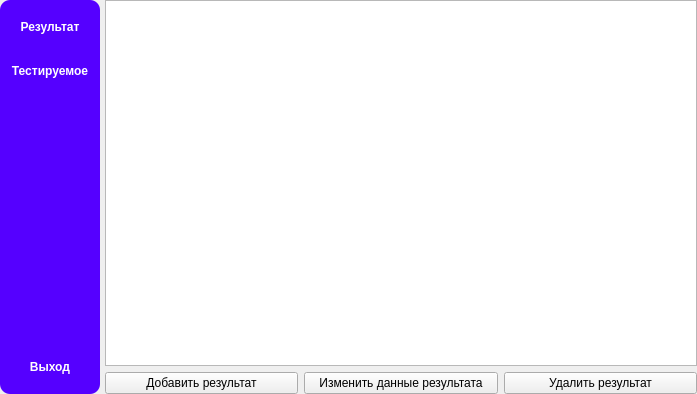
<?xml version="1.0" encoding="UTF-8"?>
<ui version="4.0">
 <class>AdminWindow</class>
 <widget class="QDialog" name="AdminWindow">
  <property name="geometry">
   <rect>
    <x>0</x>
    <y>0</y>
    <width>697</width>
    <height>394</height>
   </rect>
  </property>
  <property name="windowTitle">
   <string>Dialog</string>
  </property>
  <layout class="QHBoxLayout" name="horizontalLayout_2">
   <property name="spacing">
    <number>5</number>
   </property>
   <property name="leftMargin">
    <number>0</number>
   </property>
   <property name="topMargin">
    <number>0</number>
   </property>
   <property name="rightMargin">
    <number>0</number>
   </property>
   <property name="bottomMargin">
    <number>0</number>
   </property>
   <item>
    <widget class="QWidget" name="widget" native="true">
     <property name="minimumSize">
      <size>
       <width>100</width>
       <height>0</height>
      </size>
     </property>
     <property name="styleSheet">
      <string notr="true">background-color: rgb(85, 0, 255);
border-radius: 10px;</string>
     </property>
     <layout class="QVBoxLayout" name="verticalLayout_2">
      <property name="spacing">
       <number>30</number>
      </property>
      <property name="leftMargin">
       <number>0</number>
      </property>
      <property name="topMargin">
       <number>0</number>
      </property>
      <property name="rightMargin">
       <number>0</number>
      </property>
      <property name="bottomMargin">
       <number>0</number>
      </property>
      <item>
       <spacer name="verticalSpacer_2">
        <property name="orientation">
         <enum>Qt::Vertical</enum>
        </property>
        <property name="sizeType">
         <enum>QSizePolicy::Fixed</enum>
        </property>
        <property name="sizeHint" stdset="0">
         <size>
          <width>20</width>
          <height>20</height>
         </size>
        </property>
       </spacer>
      </item>
      <item>
       <widget class="QPushButton" name="pushButtonResult">
        <property name="styleSheet">
         <string notr="true">QPushButton
{
	font-weight: bold;
	color: white;
}
QPushButton:hover
{
	color: gray;
}</string>
        </property>
        <property name="text">
         <string>Результат</string>
        </property>
       </widget>
      </item>
      <item>
       <widget class="QPushButton" name="pushButtonTest">
        <property name="styleSheet">
         <string notr="true">QPushButton
{
	font-weight: bold;
	color: white;
}
QPushButton:hover
{
	color: gray;
}</string>
        </property>
        <property name="text">
         <string>Тестируемое</string>
        </property>
       </widget>
      </item>
      <item>
       <spacer name="verticalSpacer">
        <property name="orientation">
         <enum>Qt::Vertical</enum>
        </property>
        <property name="sizeHint" stdset="0">
         <size>
          <width>20</width>
          <height>40</height>
         </size>
        </property>
       </spacer>
      </item>
      <item>
       <widget class="QPushButton" name="pushButtonExit">
        <property name="styleSheet">
         <string notr="true">QPushButton
{
	font-weight: bold;
	color: white;
}
QPushButton:hover
{
	color: gray;
}</string>
        </property>
        <property name="text">
         <string>Выход</string>
        </property>
       </widget>
      </item>
      <item>
       <spacer name="verticalSpacer_3">
        <property name="orientation">
         <enum>Qt::Vertical</enum>
        </property>
        <property name="sizeType">
         <enum>QSizePolicy::Fixed</enum>
        </property>
        <property name="sizeHint" stdset="0">
         <size>
          <width>20</width>
          <height>20</height>
         </size>
        </property>
       </spacer>
      </item>
     </layout>
    </widget>
   </item>
   <item>
    <widget class="QStackedWidget" name="stackedWidget">
     <property name="currentIndex">
      <number>1</number>
     </property>
     <widget class="QWidget" name="page_test">
      <layout class="QVBoxLayout" name="verticalLayout">
       <property name="leftMargin">
        <number>0</number>
       </property>
       <property name="topMargin">
        <number>0</number>
       </property>
       <property name="rightMargin">
        <number>0</number>
       </property>
       <property name="bottomMargin">
        <number>0</number>
       </property>
       <item>
        <widget class="QTableWidget" name="tableWidgetUsers">
         <attribute name="horizontalHeaderCascadingSectionResizes">
          <bool>true</bool>
         </attribute>
         <attribute name="horizontalHeaderMinimumSectionSize">
          <number>125</number>
         </attribute>
         <attribute name="horizontalHeaderShowSortIndicator" stdset="0">
          <bool>false</bool>
         </attribute>
         <attribute name="horizontalHeaderStretchLastSection">
          <bool>true</bool>
         </attribute>
        </widget>
       </item>
       <item>
        <layout class="QHBoxLayout" name="horizontalLayout">
         <item>
          <widget class="QPushButton" name="pushButtonAddUser">
           <property name="text">
            <string>Добавить пользователя</string>
           </property>
          </widget>
         </item>
         <item>
          <widget class="QPushButton" name="pushButtonEditUser">
           <property name="text">
            <string>Изменить данные пользователя</string>
           </property>
          </widget>
         </item>
         <item>
          <widget class="QPushButton" name="pushButtonDeleteUser">
           <property name="text">
            <string>Удалить пользователя</string>
           </property>
          </widget>
         </item>
        </layout>
       </item>
      </layout>
     </widget>
     <widget class="QWidget" name="page_result">
      <layout class="QVBoxLayout" name="verticalLayout_3">
       <property name="leftMargin">
        <number>0</number>
       </property>
       <property name="topMargin">
        <number>0</number>
       </property>
       <property name="rightMargin">
        <number>0</number>
       </property>
       <property name="bottomMargin">
        <number>0</number>
       </property>
       <item>
        <widget class="QTableWidget" name="tableWidgetResults">
         <property name="horizontalScrollBarPolicy">
          <enum>Qt::ScrollBarAsNeeded</enum>
         </property>
         <attribute name="horizontalHeaderCascadingSectionResizes">
          <bool>true</bool>
         </attribute>
         <attribute name="horizontalHeaderMinimumSectionSize">
          <number>125</number>
         </attribute>
         <attribute name="horizontalHeaderShowSortIndicator" stdset="0">
          <bool>false</bool>
         </attribute>
         <attribute name="horizontalHeaderStretchLastSection">
          <bool>true</bool>
         </attribute>
        </widget>
       </item>
       <item>
        <layout class="QHBoxLayout" name="horizontalLayout_4">
         <item>
          <widget class="QPushButton" name="pushButtonAddResult">
           <property name="text">
            <string>Добавить результат</string>
           </property>
          </widget>
         </item>
         <item>
          <widget class="QPushButton" name="pushButtonEditResult">
           <property name="text">
            <string>Изменить данные результата</string>
           </property>
          </widget>
         </item>
         <item>
          <widget class="QPushButton" name="pushButtonDeleteResult">
           <property name="text">
            <string>Удалить результат</string>
           </property>
          </widget>
         </item>
        </layout>
       </item>
      </layout>
     </widget>
     <widget class="QWidget" name="page_welcome">
      <layout class="QVBoxLayout" name="verticalLayout_5">
       <item>
        <widget class="QLabel" name="label_2">
         <property name="sizePolicy">
          <sizepolicy hsizetype="Preferred" vsizetype="Maximum">
           <horstretch>0</horstretch>
           <verstretch>0</verstretch>
          </sizepolicy>
         </property>
         <property name="styleSheet">
          <string notr="true">color: rgb(0, 0, 255);
font-size: 10pt;
font-weight: bold;</string>
         </property>
         <property name="text">
          <string>Добро пожаловать!</string>
         </property>
         <property name="alignment">
          <set>Qt::AlignCenter</set>
         </property>
        </widget>
       </item>
       <item>
        <layout class="QHBoxLayout" name="horizontalLayout_5">
         <item>
          <spacer name="horizontalSpacer">
           <property name="orientation">
            <enum>Qt::Horizontal</enum>
           </property>
           <property name="sizeHint" stdset="0">
            <size>
             <width>40</width>
             <height>20</height>
            </size>
           </property>
          </spacer>
         </item>
         <item>
          <layout class="QVBoxLayout" name="verticalLayout_4">
           <item>
            <spacer name="verticalSpacer_4">
             <property name="orientation">
              <enum>Qt::Vertical</enum>
             </property>
             <property name="sizeHint" stdset="0">
              <size>
               <width>20</width>
               <height>40</height>
              </size>
             </property>
            </spacer>
           </item>
           <item>
            <widget class="QLabel" name="label">
             <property name="sizePolicy">
              <sizepolicy hsizetype="Minimum" vsizetype="Minimum">
               <horstretch>0</horstretch>
               <verstretch>0</verstretch>
              </sizepolicy>
             </property>
             <property name="minimumSize">
              <size>
               <width>300</width>
               <height>300</height>
              </size>
             </property>
             <property name="text">
              <string/>
             </property>
             <property name="pixmap">
              <pixmap resource="icons.qrc">:/img/background (1).webp</pixmap>
             </property>
             <property name="scaledContents">
              <bool>true</bool>
             </property>
             <property name="alignment">
              <set>Qt::AlignCenter</set>
             </property>
            </widget>
           </item>
           <item>
            <spacer name="verticalSpacer_5">
             <property name="orientation">
              <enum>Qt::Vertical</enum>
             </property>
             <property name="sizeHint" stdset="0">
              <size>
               <width>20</width>
               <height>40</height>
              </size>
             </property>
            </spacer>
           </item>
          </layout>
         </item>
         <item>
          <spacer name="horizontalSpacer_2">
           <property name="orientation">
            <enum>Qt::Horizontal</enum>
           </property>
           <property name="sizeHint" stdset="0">
            <size>
             <width>40</width>
             <height>20</height>
            </size>
           </property>
          </spacer>
         </item>
        </layout>
       </item>
       <item>
        <widget class="QLabel" name="label_3">
         <property name="sizePolicy">
          <sizepolicy hsizetype="Preferred" vsizetype="Maximum">
           <horstretch>0</horstretch>
           <verstretch>0</verstretch>
          </sizepolicy>
         </property>
         <property name="styleSheet">
          <string notr="true">color: rgb(0, 0, 255);</string>
         </property>
         <property name="text">
          <string>Приятной работы</string>
         </property>
         <property name="alignment">
          <set>Qt::AlignCenter</set>
         </property>
        </widget>
       </item>
      </layout>
     </widget>
    </widget>
   </item>
  </layout>
 </widget>
 <resources>
  <include location="icons.qrc"/>
 </resources>
 <connections/>
</ui>
